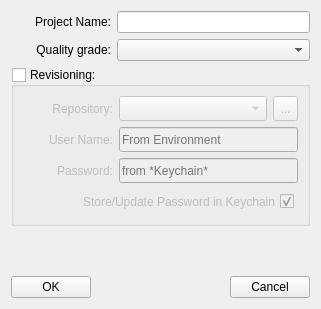
<?xml version="1.0" encoding="UTF-8"?>
<ui version="4.0">
 <class>NewProjectDialog</class>
 <widget class="QDialog" name="NewProjectDialog">
  <property name="geometry">
   <rect>
    <x>0</x>
    <y>0</y>
    <width>321</width>
    <height>309</height>
   </rect>
  </property>
  <property name="sizePolicy">
   <sizepolicy hsizetype="Preferred" vsizetype="Fixed">
    <horstretch>0</horstretch>
    <verstretch>0</verstretch>
   </sizepolicy>
  </property>
  <property name="minimumSize">
   <size>
    <width>321</width>
    <height>309</height>
   </size>
  </property>
  <property name="maximumSize">
   <size>
    <width>16777215</width>
    <height>500</height>
   </size>
  </property>
  <property name="windowTitle">
   <string>New ATE Project Wizard</string>
  </property>
  <layout class="QVBoxLayout" name="verticalLayout_2">
   <item>
    <layout class="QHBoxLayout" name="horizontalLayout">
     <item>
      <widget class="QLabel" name="NewProjectLabel">
       <property name="sizePolicy">
        <sizepolicy hsizetype="Fixed" vsizetype="Fixed">
         <horstretch>0</horstretch>
         <verstretch>0</verstretch>
        </sizepolicy>
       </property>
       <property name="minimumSize">
        <size>
         <width>100</width>
         <height>22</height>
        </size>
       </property>
       <property name="maximumSize">
        <size>
         <width>100</width>
         <height>22</height>
        </size>
       </property>
       <property name="text">
        <string>Project Name:</string>
       </property>
       <property name="alignment">
        <set>Qt::AlignRight|Qt::AlignTrailing|Qt::AlignVCenter</set>
       </property>
      </widget>
     </item>
     <item>
      <widget class="QLineEdit" name="ProjectName">
       <property name="minimumSize">
        <size>
         <width>150</width>
         <height>22</height>
        </size>
       </property>
       <property name="maximumSize">
        <size>
         <width>16777215</width>
         <height>22</height>
        </size>
       </property>
       <property name="text">
        <string/>
       </property>
      </widget>
     </item>
    </layout>
   </item>
   <item>
    <layout class="QHBoxLayout" name="horizontalLayout_4">
     <item>
      <widget class="QLabel" name="label_4">
       <property name="sizePolicy">
        <sizepolicy hsizetype="Fixed" vsizetype="Fixed">
         <horstretch>0</horstretch>
         <verstretch>0</verstretch>
        </sizepolicy>
       </property>
       <property name="minimumSize">
        <size>
         <width>100</width>
         <height>22</height>
        </size>
       </property>
       <property name="maximumSize">
        <size>
         <width>100</width>
         <height>22</height>
        </size>
       </property>
       <property name="text">
        <string>Quality grade:</string>
       </property>
       <property name="alignment">
        <set>Qt::AlignRight|Qt::AlignTrailing|Qt::AlignVCenter</set>
       </property>
      </widget>
     </item>
     <item>
      <widget class="QComboBox" name="qualityGrade">
       <property name="sizePolicy">
        <sizepolicy hsizetype="MinimumExpanding" vsizetype="Fixed">
         <horstretch>0</horstretch>
         <verstretch>0</verstretch>
        </sizepolicy>
       </property>
       <property name="minimumSize">
        <size>
         <width>150</width>
         <height>22</height>
        </size>
       </property>
       <property name="maximumSize">
        <size>
         <width>16777215</width>
         <height>22</height>
        </size>
       </property>
       <property name="toolTip">
        <string>Indicate Base Grade of the project</string>
       </property>
       <item>
        <property name="text">
         <string/>
        </property>
       </item>
       <item>
        <property name="text">
         <string>Commercial</string>
        </property>
       </item>
       <item>
        <property name="text">
         <string>Industrial</string>
        </property>
       </item>
       <item>
        <property name="text">
         <string>Automotive</string>
        </property>
       </item>
       <item>
        <property name="text">
         <string>Medical</string>
        </property>
       </item>
       <item>
        <property name="text">
         <string>Military</string>
        </property>
       </item>
      </widget>
     </item>
    </layout>
   </item>
   <item>
    <widget class="QGroupBox" name="revisioning">
     <property name="sizePolicy">
      <sizepolicy hsizetype="Preferred" vsizetype="Minimum">
       <horstretch>0</horstretch>
       <verstretch>0</verstretch>
      </sizepolicy>
     </property>
     <property name="title">
      <string>Revisioning:</string>
     </property>
     <property name="checkable">
      <bool>true</bool>
     </property>
     <property name="checked">
      <bool>false</bool>
     </property>
     <layout class="QVBoxLayout" name="verticalLayout">
      <item>
       <layout class="QHBoxLayout" name="horizontalLayout_7">
        <item>
         <widget class="QLabel" name="label_2">
          <property name="sizePolicy">
           <sizepolicy hsizetype="Fixed" vsizetype="Fixed">
            <horstretch>0</horstretch>
            <verstretch>0</verstretch>
           </sizepolicy>
          </property>
          <property name="minimumSize">
           <size>
            <width>90</width>
            <height>25</height>
           </size>
          </property>
          <property name="maximumSize">
           <size>
            <width>90</width>
            <height>25</height>
           </size>
          </property>
          <property name="text">
           <string>Repository:</string>
          </property>
          <property name="alignment">
           <set>Qt::AlignRight|Qt::AlignTrailing|Qt::AlignVCenter</set>
          </property>
         </widget>
        </item>
        <item>
         <widget class="QComboBox" name="repository">
          <property name="minimumSize">
           <size>
            <width>0</width>
            <height>25</height>
           </size>
          </property>
          <property name="maximumSize">
           <size>
            <width>16777215</width>
            <height>25</height>
           </size>
          </property>
          <item>
           <property name="text">
            <string/>
           </property>
          </item>
          <item>
           <property name="text">
            <string>GitHub.com</string>
           </property>
          </item>
          <item>
           <property name="text">
            <string>Semi-ATE.com</string>
           </property>
          </item>
          <item>
           <property name="text">
            <string>InvenSense.com</string>
           </property>
          </item>
          <item>
           <property name="text">
            <string>ICSense.com</string>
           </property>
          </item>
          <item>
           <property name="text">
            <string>Semi-ATE</string>
           </property>
          </item>
         </widget>
        </item>
        <item>
         <widget class="QToolButton" name="browseRepository">
          <property name="minimumSize">
           <size>
            <width>25</width>
            <height>25</height>
           </size>
          </property>
          <property name="maximumSize">
           <size>
            <width>25</width>
            <height>25</height>
           </size>
          </property>
          <property name="statusTip">
           <string>Browse This Repository with your browser</string>
          </property>
          <property name="text">
           <string>...</string>
          </property>
          <property name="iconSize">
           <size>
            <width>24</width>
            <height>24</height>
           </size>
          </property>
         </widget>
        </item>
       </layout>
      </item>
      <item>
       <layout class="QHBoxLayout" name="horizontalLayout_6">
        <item>
         <widget class="QLabel" name="label_3">
          <property name="sizePolicy">
           <sizepolicy hsizetype="Fixed" vsizetype="Fixed">
            <horstretch>0</horstretch>
            <verstretch>0</verstretch>
           </sizepolicy>
          </property>
          <property name="minimumSize">
           <size>
            <width>90</width>
            <height>25</height>
           </size>
          </property>
          <property name="maximumSize">
           <size>
            <width>90</width>
            <height>25</height>
           </size>
          </property>
          <property name="text">
           <string>User Name:</string>
          </property>
          <property name="alignment">
           <set>Qt::AlignRight|Qt::AlignTrailing|Qt::AlignVCenter</set>
          </property>
         </widget>
        </item>
        <item>
         <widget class="QLineEdit" name="userName">
          <property name="minimumSize">
           <size>
            <width>0</width>
            <height>25</height>
           </size>
          </property>
          <property name="maximumSize">
           <size>
            <width>16777215</width>
            <height>25</height>
           </size>
          </property>
          <property name="placeholderText">
           <string>From Environment</string>
          </property>
          <property name="clearButtonEnabled">
           <bool>true</bool>
          </property>
         </widget>
        </item>
       </layout>
      </item>
      <item>
       <layout class="QHBoxLayout" name="horizontalLayout_5">
        <item>
         <widget class="QLabel" name="label_5">
          <property name="sizePolicy">
           <sizepolicy hsizetype="Fixed" vsizetype="Fixed">
            <horstretch>0</horstretch>
            <verstretch>0</verstretch>
           </sizepolicy>
          </property>
          <property name="minimumSize">
           <size>
            <width>90</width>
            <height>25</height>
           </size>
          </property>
          <property name="maximumSize">
           <size>
            <width>90</width>
            <height>25</height>
           </size>
          </property>
          <property name="text">
           <string>Password:</string>
          </property>
          <property name="alignment">
           <set>Qt::AlignRight|Qt::AlignTrailing|Qt::AlignVCenter</set>
          </property>
         </widget>
        </item>
        <item>
         <widget class="QLineEdit" name="password">
          <property name="minimumSize">
           <size>
            <width>0</width>
            <height>25</height>
           </size>
          </property>
          <property name="maximumSize">
           <size>
            <width>16777215</width>
            <height>25</height>
           </size>
          </property>
          <property name="placeholderText">
           <string>from *Keychain*</string>
          </property>
          <property name="clearButtonEnabled">
           <bool>true</bool>
          </property>
         </widget>
        </item>
       </layout>
      </item>
      <item>
       <layout class="QHBoxLayout" name="horizontalLayout_3">
        <item>
         <widget class="QCheckBox" name="keychain">
          <property name="sizePolicy">
           <sizepolicy hsizetype="Fixed" vsizetype="Fixed">
            <horstretch>0</horstretch>
            <verstretch>0</verstretch>
           </sizepolicy>
          </property>
          <property name="minimumSize">
           <size>
            <width>271</width>
            <height>25</height>
           </size>
          </property>
          <property name="maximumSize">
           <size>
            <width>271</width>
            <height>25</height>
           </size>
          </property>
          <property name="layoutDirection">
           <enum>Qt::RightToLeft</enum>
          </property>
          <property name="text">
           <string>Store/Update Password in Keychain</string>
          </property>
          <property name="checked">
           <bool>true</bool>
          </property>
         </widget>
        </item>
        <item>
         <spacer name="horizontalSpacer_2">
          <property name="orientation">
           <enum>Qt::Horizontal</enum>
          </property>
          <property name="sizeHint" stdset="0">
           <size>
            <width>40</width>
            <height>20</height>
           </size>
          </property>
         </spacer>
        </item>
       </layout>
      </item>
     </layout>
    </widget>
   </item>
   <item>
    <widget class="QLabel" name="Feedback">
     <property name="minimumSize">
      <size>
       <width>200</width>
       <height>22</height>
      </size>
     </property>
     <property name="text">
      <string/>
     </property>
     <property name="alignment">
      <set>Qt::AlignCenter</set>
     </property>
    </widget>
   </item>
   <item>
    <layout class="QHBoxLayout" name="horizontalLayout_2">
     <item>
      <widget class="QPushButton" name="OKButton">
       <property name="text">
        <string>OK</string>
       </property>
       <property name="autoDefault">
        <bool>false</bool>
       </property>
      </widget>
     </item>
     <item>
      <spacer name="horizontalSpacer">
       <property name="orientation">
        <enum>Qt::Horizontal</enum>
       </property>
       <property name="sizeHint" stdset="0">
        <size>
         <width>40</width>
         <height>20</height>
        </size>
       </property>
      </spacer>
     </item>
     <item>
      <widget class="QPushButton" name="CancelButton">
       <property name="text">
        <string>Cancel</string>
       </property>
       <property name="autoDefault">
        <bool>false</bool>
       </property>
      </widget>
     </item>
    </layout>
   </item>
  </layout>
 </widget>
 <resources/>
 <connections/>
</ui>
